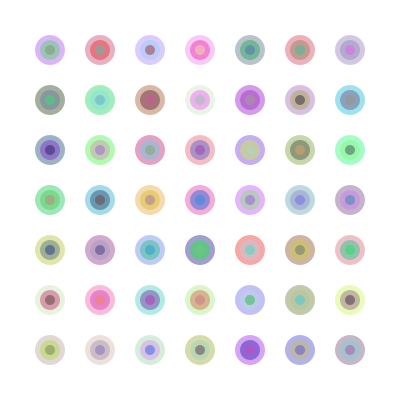
Frame 1 (no input)
Frame 60 (the mouse pressed at the canvas centre just before this capture): identical to frame 1, image omitted
Frame 120 (the mouse held since frame 60 and released just before this capture): identical to frame 1, image omitted

The Processing sketch that drew this single still picture (run headless with seeded random() and noise(); from frame 60 on, the mouse is pressed at the canvas centre):

// Processing sketch: static_circles_array
// ── static_circles_array.pde


void setup(){
  
  size(400,400);
  
  background(255);
  
  for(int x=50;x<width-40;x+=50){    //draw the circles array by nested loop
    for(int y=50;y<height-40;y+=50){
      bubble(x,y);
    }
  }
}

void draw(){
  
}


void mousePressed(){
  background(255);
  
  for(int x=50;x<width-40;x+=50){      //嵌套for循环指定阵列里每个点的位置
    for(int y=50;y<height-40;y+=50){
      bubble(x,y);
    }
  }
}


void bubble(float x,float y){    //在指定位置x,y 处画一组随机颜色的同心圆
  noStroke();
  
  for(int i=3;i>0;i--){
    fill(random(255),random(255),random(255),100);
    ellipse(x,y,i*10,i*10);
  }
}
  
